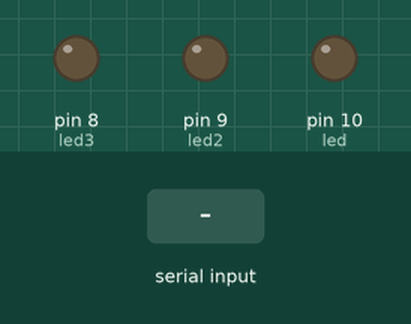
Recording of a sketch running on a simulated Arduino Uno, built with avr-gcc and run on an emulated ATmega328P. On the bench: output pins drawn as LEDs (lit = HIGH). Inputs (shaded band) come from the test bench.

Above: at 1.2 s.
1.3 s: "L" received over Serial
At 1.8 s:
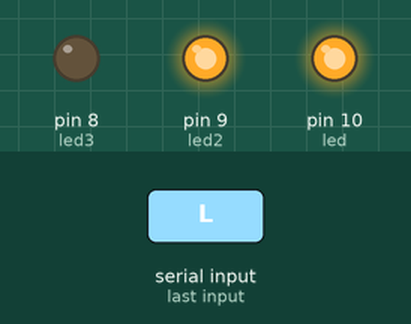
Timing chart, 0 to 4.3 s (numbered marks = the images above; inputs shaded):
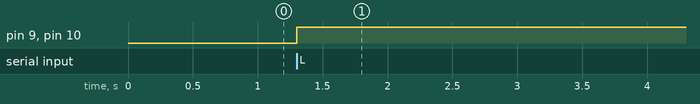

The sketch:

ex_1_integracao.ino
```cpp
int led=10;
int led2=9;
int led3=8;
int n=0;

void setup() {
  pinMode(led, OUTPUT);
  Serial.begin(9600);
  pinMode(led2, OUTPUT);
  Serial.begin(9600);
  pinMode(led3, OUTPUT);
  Serial.begin(9600);

}

void loop() {
  n=Serial.read();

  if(n=='L')
  {
    digitalWrite(led, HIGH);
    digitalWrite(led2, HIGH);
  }
}
```

Measured:
- after the input at 1.3 s, pin 9 (led2), pin 10 (led): LOW → HIGH at once
